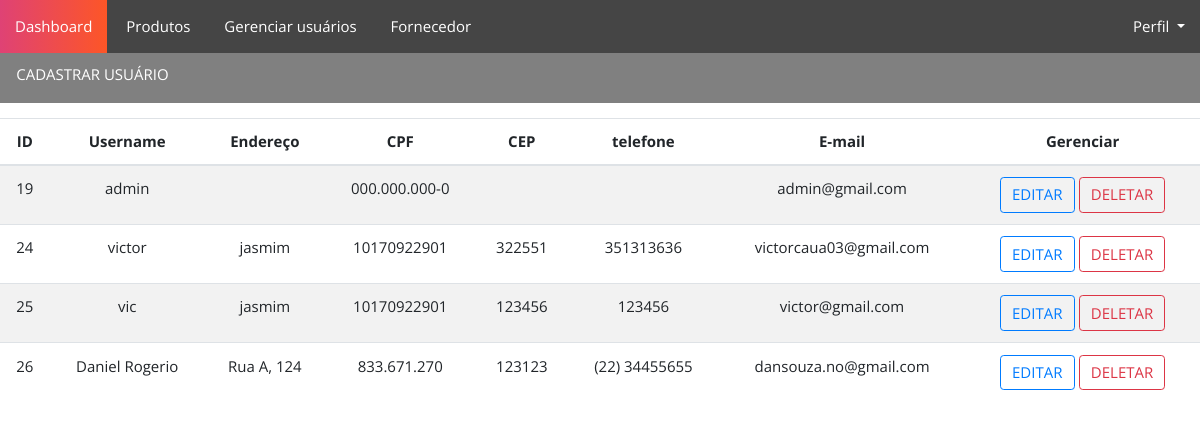
/funcionario/, run on an earlier commit of the app's database.
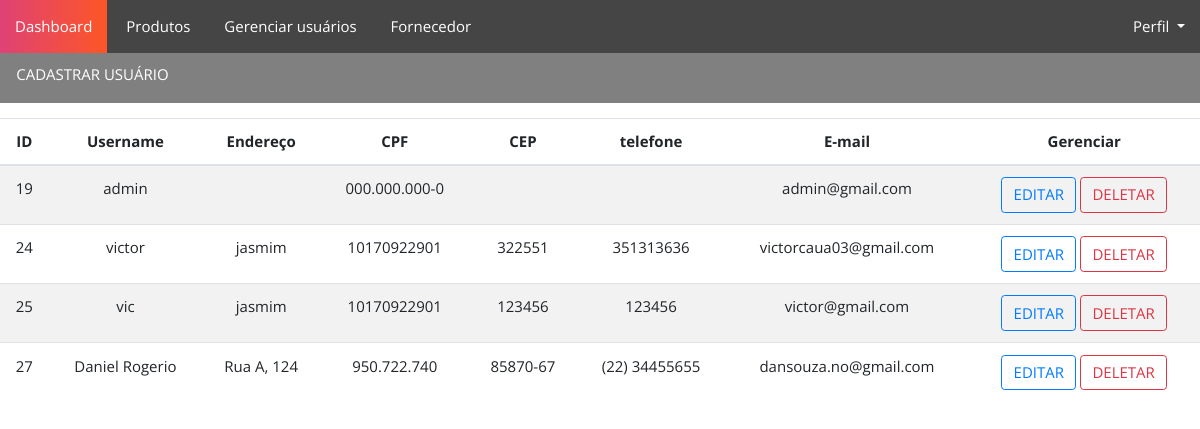
And on a later commit of the database.
### CRUDfuncionario/models.py (models this page shows, shortened)
class Funcionario(AbstractUser):
    idFuncionario = models.AutoField(primary_key=True)
    nivelDeAcesso = models.IntegerField(default=1)
    enderecoFuncionario = models.CharField(max_length=30)
    CPF = CPFField('CPF',default='000.000.000-0')
    CEP = models.CharField(max_length=8)
    telefone = models.CharField(max_length=20)
    funcao = models.CharField(max_length=30)
    username = models.CharField(max_length=30,default='default_username', unique=True)
    password = models.CharField(max_length=100, default='default_password')
    email = models.EmailField(unique=True, default='daniel@gmail.com')

### CRUDfuncionario/views.py (the view)
# urls.py: path('', Funcionarios),
def Funcionarios(request):
    funcionarios = Funcionario.objects.all()
    return render(request, "funcionarios.html", {"funcionarios": funcionarios})

### CRUDfuncionario/templates/funcionarios.html (shortened to what this page needs)
{% extends 'base.html' %}
{% load static %}
{% block content%}
<link rel="stylesheet" href="{% static 'css/crudfuncionario.css' %}">
<div class="retangulo">
    <ul>
        <li>
            <button type="button" class="btn btn-transparent" data-toggle="modal" data-target=".bd-cadastro-modal-lg">
                CADASTRAR USUÁRIO
            </button>
        </li>
    </ul>
</div>
        <table class="table table-striped">
            <thead class="thead">
                <tr>
                    <th scope="col">ID</th>
                    <th scope="col">Username</th>
                    <th scope="col">Endereço</th>
                    <th scope="col">CPF</th>
                    <th scope="col">CEP</th>
                    <th scope="col">telefone</th>
                    <th scope="col">E-mail</th>
                    <th scope="col">Gerenciar</th>
                </tr>
            </thead>
            <tbody>
                {% for funcionario in funcionarios %}
                <tr>
                    <td>{{ funcionario.idFuncionario }}</td>
                    <td>{{ funcionario.username }}</td>
                    <td>{{ funcionario.enderecoFuncionario }}</td>
                    <td>{{ funcionario.CPF }}</td>
                    <td>{{ funcionario.CEP }}</td>
                    <td>{{ funcionario.telefone }}</td>
                    <td>{{ funcionario.email }}</td>
                    <td>
                        <a href="{% url 'editar_view' funcionario.idFuncionario %}" class="btn btn-outline-primary">EDITAR</a>
                        <a href="{% url 'delete_view' funcionario.idFuncionario %}" class="btn btn-outline-danger">DELETAR</a>
                    </td>
                </tr>
                {% endfor %}
            </tbody>
        </table>
{% endblock %}

### dashboard/templates/base.html (shortened to what this page needs)
{% load static %}
<!DOCTYPE html>
<html lang="en">
<head>
    <link rel="stylesheet" href="https://stackpath.bootstrapcdn.com/bootstrap/4.3.1/css/bootstrap.min.css">
    <link rel="stylesheet" href="{% static 'css/base.css' %}">
</head>
<body>
    <nav id="menu-horizontal">
        <ul>
            <li><a href="{% url 'telainicial' %}">Dashboard</a></li>
            <li><a href="{% url 'produtos' %}">Produtos</a></li>
            <li><a href="{% url 'funcionarios' %}">Gerenciar usuários</a></li>
            <li><a href="{% url 'fornecedor' %}">Fornecedor</a></li>
            <li class="nav-item dropdown">
                <a class="nav-link dropdown-toggle" href="#" id="navbarDropdown" role="button" data-toggle="dropdown" aria-haspopup="true" aria-expanded="false">
                    Perfil
                </a>
            </li>
        </ul>
    </nav>
    {% block content %}
    {% endblock %}
</body>
</html>

### dashboard/Static/css/base.css (style rules this page uses)
* { margin:auto; padding: 0; box-sizing: border-box; font-family: 'Open Sans', sans-serif; }
#menu-horizontal ul { list-style: none; padding: 0; background-color: #454545; margin: 0px; }
#menu-horizontal ul li { display: inline; }
#menu-horizontal ul li a { color: #fff; padding: 15px; display: inline-block; text-decoration: none; transition: background .3s; }
#menu-horizontal ul li:last-child a { float: right; }

### CRUDfuncionario/static/css/crudfuncionario.css (style rules this page uses)
* { margin:auto; padding: 0; box-sizing: border-box; font-family: 'Open Sans', sans-serif; font-size: 15px; }
#menu-horizontal ul { list-style: none; padding: 0; background-color: #454545; margin: 0px; }
#menu-horizontal ul li { display: inline; }
#menu-horizontal ul li a { color: #fff; padding: 15px; display: inline-block; text-decoration: none; transition: background .3s; }
#menu-horizontal ul li:last-child a { float: right; }
.retangulo ul { height: 50px; background-color: grey; }
.retangulo ul li { display: inline; }
.btn-transparent { margin: 5px; background: transparent; border: none; transition: background .3s; color: white; }
.table thead th, .table tbody td { text-align: center; }

What changed in the data, as far as the page shows it:
removed Funcionario: idFuncionario "26", username "Daniel Rogerio", enderecoFuncionario "Rua A, 124", CPF "833.671.270", CEP "123123", telefone "(22) 34455655", email "dansouza.no@gmail.com"
added Funcionario: idFuncionario "27", username "Daniel Rogerio", enderecoFuncionario "Rua A, 124", CPF "950.722.740", CEP "85870-67", telefone "(22) 34455655", email "dansouza.no@gmail.com"
